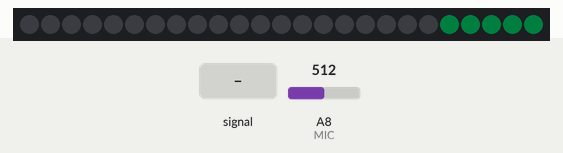
Bench run of a sketch on a simulated Arduino Mega 2560, built for the host (arithmetic inside an expression is 32-bit, double 64-bit). On the bench: 25 RGB LEDs in strip order, left to right. The test bench sets the inputs (shaded band); at power-on: A8 (MIC) = 512. Dim RGB values are drawn brighter than linear.

Above: at 1.2 s.
1.3 s: A8 (MIC) fed a 2 Hz sine of ±306 counts around its level
At 1.87 s:
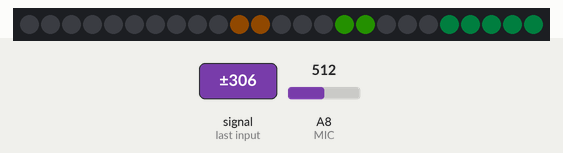
At 3.32 s:
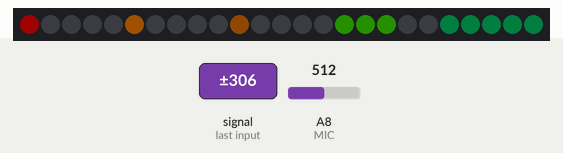
3.5 s: A8 (MIC) fed a 200 Hz sine of ±81 counts around its level
5.0 s: A8 (MIC) set to 716
At 5.3 s:
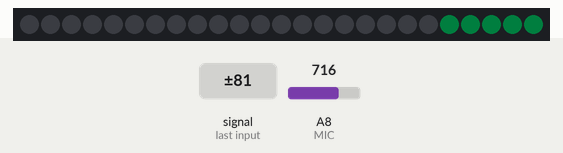
6.5 s: A8 (MIC) set to 900
Timing chart, 0 to 9.0 s (numbered marks = the images above; inputs shaded):
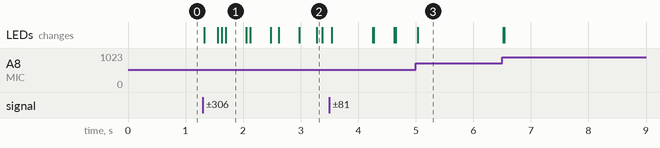

Measured:
- after the input at 1.3 s, the LEDs: first change at once (image 1 shows a later state)
- after the input at 5.0 s, the LEDs: change at once (image 3)

The sketch:

NeoPix_Espectro.ino
```cpp
/* Neo_espectro
  * Visualizador de espectro de son de cinco bandas
  * Usando a pantalla de 25 Neopixeles
  * Transformada rápida de Fourier (FFT). Autor: Dimitrios P. Bouras, mantida
  * por Enrique Condes
  * XDeSIG 2021
*/
#include <Adafruit_NeoPixel.h>
#define PIN_NEO A4
#define NUM_LEDS 25
Adafruit_NeoPixel pixels = Adafruit_NeoPixel(NUM_LEDS, PIN_NEO, NEO_GRB + NEO_KHZ800);

#include <fix_fft.h>  // biblioteca para calcular FFT
char re[128], im[128]; // Matrices de mostras / resultados da FFT
byte i; // índice
int dat; // variable da amplitude da frecuencia
int F[5] = {2, 3, 6, 9, 15}; // Frecuencias a mostrar en pantalla *73,8Hz
#define MIC A8   // Entrada de Audio (Micrófono)
int amp = 25;   // Valor amplificación
int Y;  // Variable de resultados (eixo Y) mapeados para mostrar na pantalla
int X;  // variable para recorer o eixo x
int A;  // Amplitude en NeoPixeles
int Pix;  // Variable de pixel a mostrar (pix = x + y*5)
int Red;  // Variable da cor vermella
int Gre;  // Variable da cor verde
int Blu;  // Variable da cor azul

void setup() {
 analogReference(INTERNAL); // Ref. Analóxica/dixital a 1.1Volts
 pixels.begin();      // Inicializamos os NeoPixeles
}

void loop() {
 // Lectura de son e calculo da amplitude por frecuencia.
 for (i = 0; i < 128; i++) { // Tomamos 128 mostras da entrada analóxica (micro)
  int sample = amp * (analogRead(MIC));
  re[i] = sample / 4 - 128; //Escalamos para axustar a un carácter de -128 a 127
  im[i] = 0; //Agora non temos valores imaxinarios e facemos todos iguais a cero
  }
  fix_fft(re, im, 7, 0); // Enviamos as mostras para a conversión FFT,
  // devolvendo os resultados reais/imaxinarios nas mesmas matrices
 for (X = 0; X < 5; X++) { // Recorremos o eixo X da pantalla
 dat = sqrt(re[F[X]] * re[F[X]] + im[F[X]] * im[F[X]]); // A magnitude da
 // frecuencia é a raíz cadrada da suma dos cadrados das partes real e imaxinaria
 // dos vectores. Só recuperamos os valores das frecuencias elixidas F[x]

 // Mapeamos os valores de amplitude de cada frecuencia os píxeles verticais
 A = map(dat, 0, 25, 4, 0);

 for (Y = 5; Y >= A ; Y--) { // Acendemos os NeoPixeles Verticais
  Pix = X + Y * 5; // Calcula as coordenadas X e Y a liña de pixeles.

 if (Y == 0) { // Axustamos a cor a cada liña
  Red = 32;
  Gre = 0;
  Blu= 0;
  }
 if (Y == 1) {
  Red = 32;
  Gre = 16;
  Blu = 0;
  }
 if (Y == 2) {
  Red = 16;
  Gre = 8;
  Blu = 0;
  }
 if (Y == 3) {
  Red = 4;
  Gre = 16;
  Blu = 0;
  }
 if (Y == 4) {
  Red = 0;
  Gre = 4;
  Blu = 2;
  }
pixels.setPixelColor(Pix, pixels.Color(Red, Gre, Blu)); // Cada NeoPixel ca sua cor
 }
for (int Y = 0; Y < A ; Y++) {  // Comprobamos que NeoPixel apagar
 Pix = X + Y * 5 ;
 pixels.setPixelColor(Pix, pixels.Color(0, 0, 0));
 }
 pixels.show(); // Enviamos os datos a pantalla de NeoPixeles
 }
}
```
